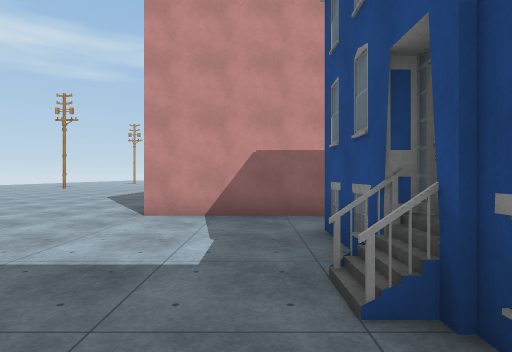
View 1 (above)

17 first-person views from a walk through a Unity game level. The camera is 1.4 m above the floor, looks level and sees 75° across. The floor is counted in squares, 2 m on a side. Each view is taken from the middle of a square. On the plan, view 1 faces up. The plan holds only what a view shows up to about 10 squares ahead; the rest is blank. The place goes on beyond the plan. The player character is not drawn. Some surface patterns are stand-ins.

View 2
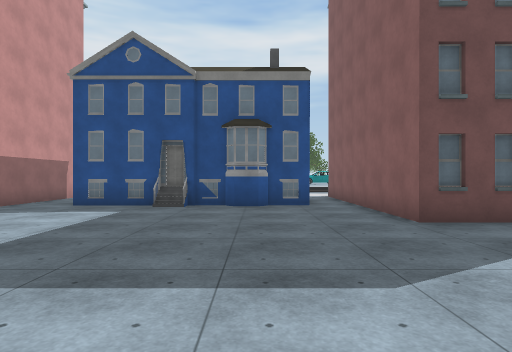

View 3
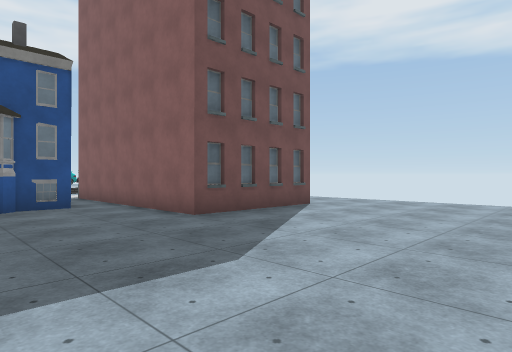

View 4
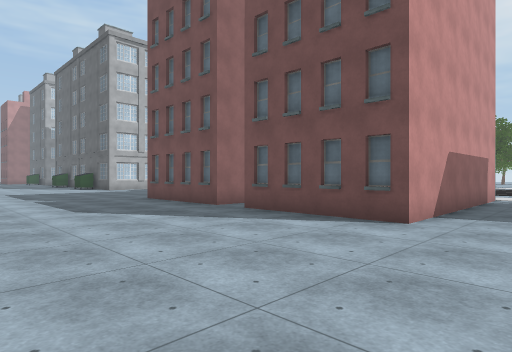

View 5
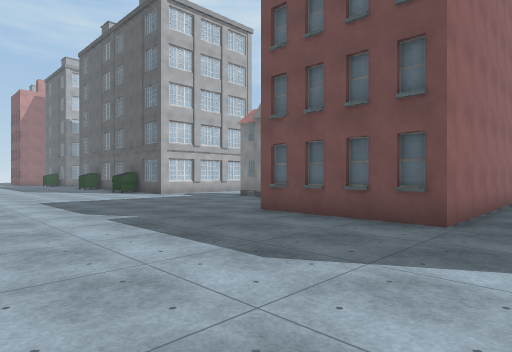

View 6
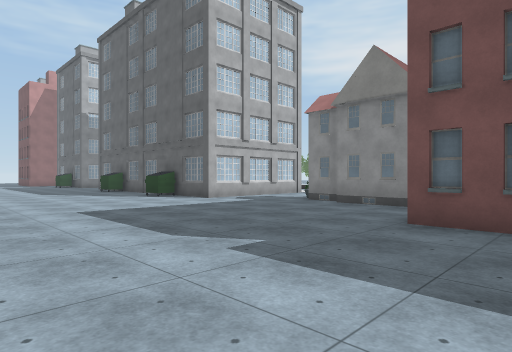

View 7
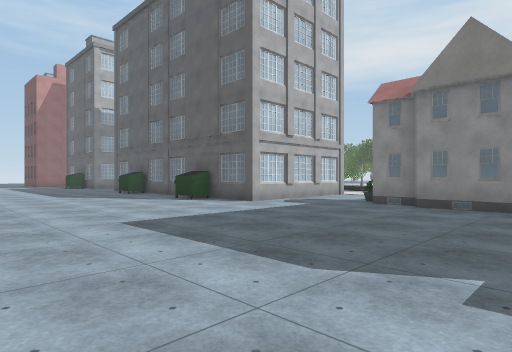

View 8
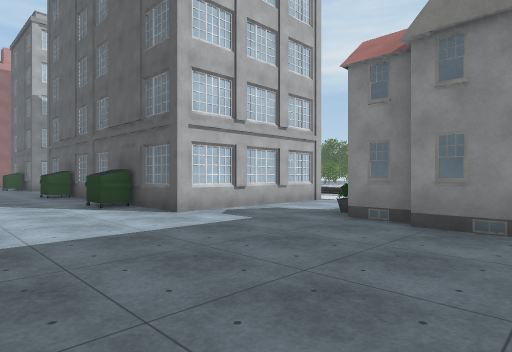

View 9
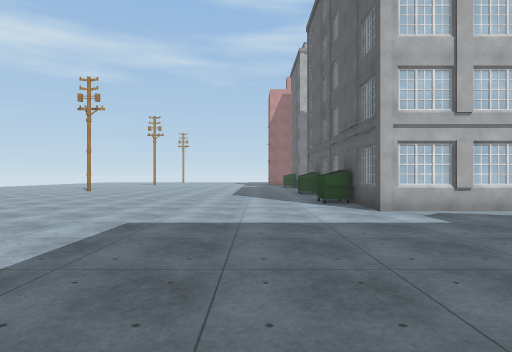

View 10
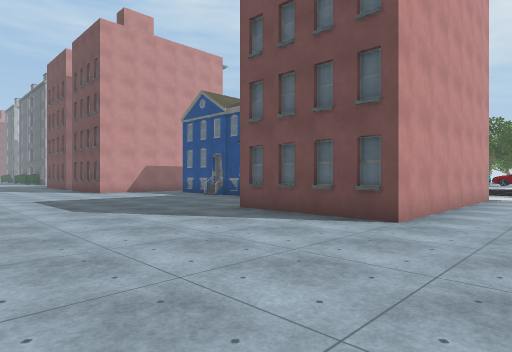

View 11
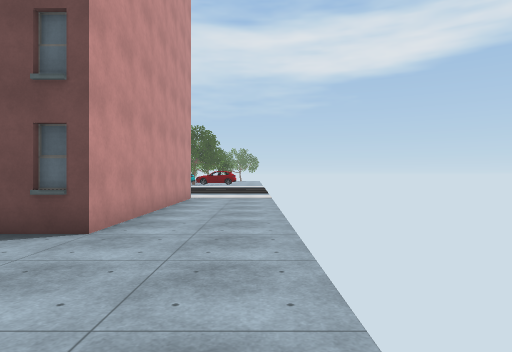

View 12
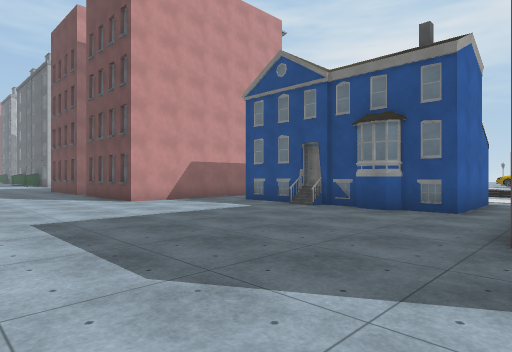

View 13
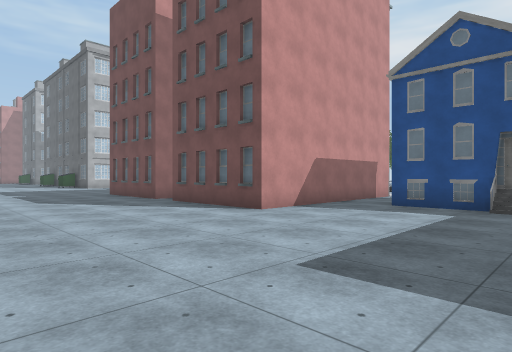

View 14
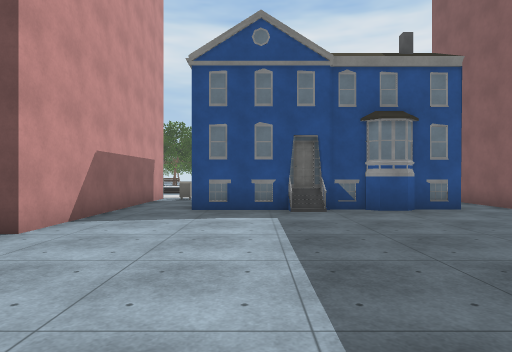

View 15
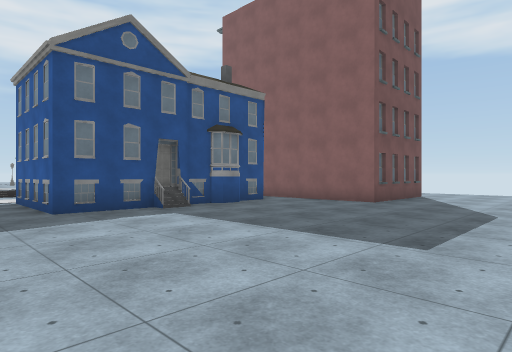

View 16
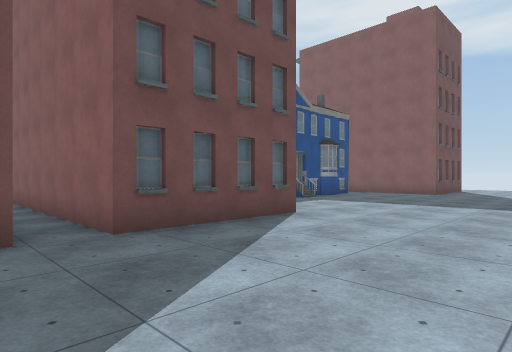

View 17
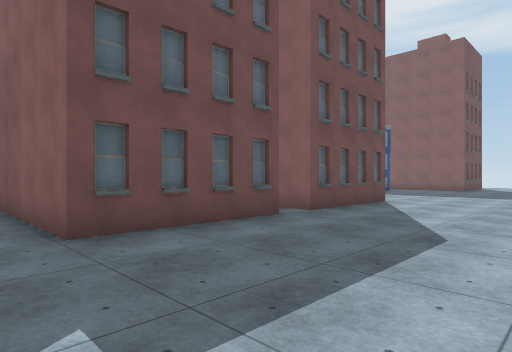

### Floor plan
Key: @ floor where view 1 was taken; # wall or solid block; . main floor; : floor 0.75 m higher than the main floor; B building; I bin; O other object.
Columns run from 7 left of view 1 to 4 right of it. Each row starts with its distance up from view 1.
 24 .......
 23 ......I#
 22 .......##
 21 .......B####
 20 ............
 19 ...........
 18 .........O
 17 ........#
 16 ........#
 15 ........#
 14 .....######
 13 .....#
 12 .....B
 11 .....#
 10 ...........
  9 .....B######
  8 .....##
  7 .....B
  6 .....#######
  5 ...........O
  4 ........####
  3 ........#
  2 ........:
  1 ........#
  0 .......@#
 -1 ........###.
 -2 ............
 -3 .....#######
 -4 .....#
 -5 .....B
 -6 .....#######
 -7 ............
 -8 ............

Positions as (right, up) in squares from view 1, and headings:
1: (0, 0), facing up
2: (-7, 0), facing right
3: (-7, 1), facing down-right
4: (-7, 4), facing up-right
5: (-7, 9), facing up-right
6: (-7, 12), facing up-right
7: (-7, 14), facing up-right
8: (-4, 15), facing up-right
9: (-3, 14), facing up
10: (-7, -8), facing up-right
11: (-6, -8), facing right
12: (-6, -3), facing up-right
13: (-7, 1), facing up-right
14: (-6, 3), facing right
15: (-6, 6), facing down-right
16: (-6, 11), facing down-right
17: (-6, 15), facing down-right
